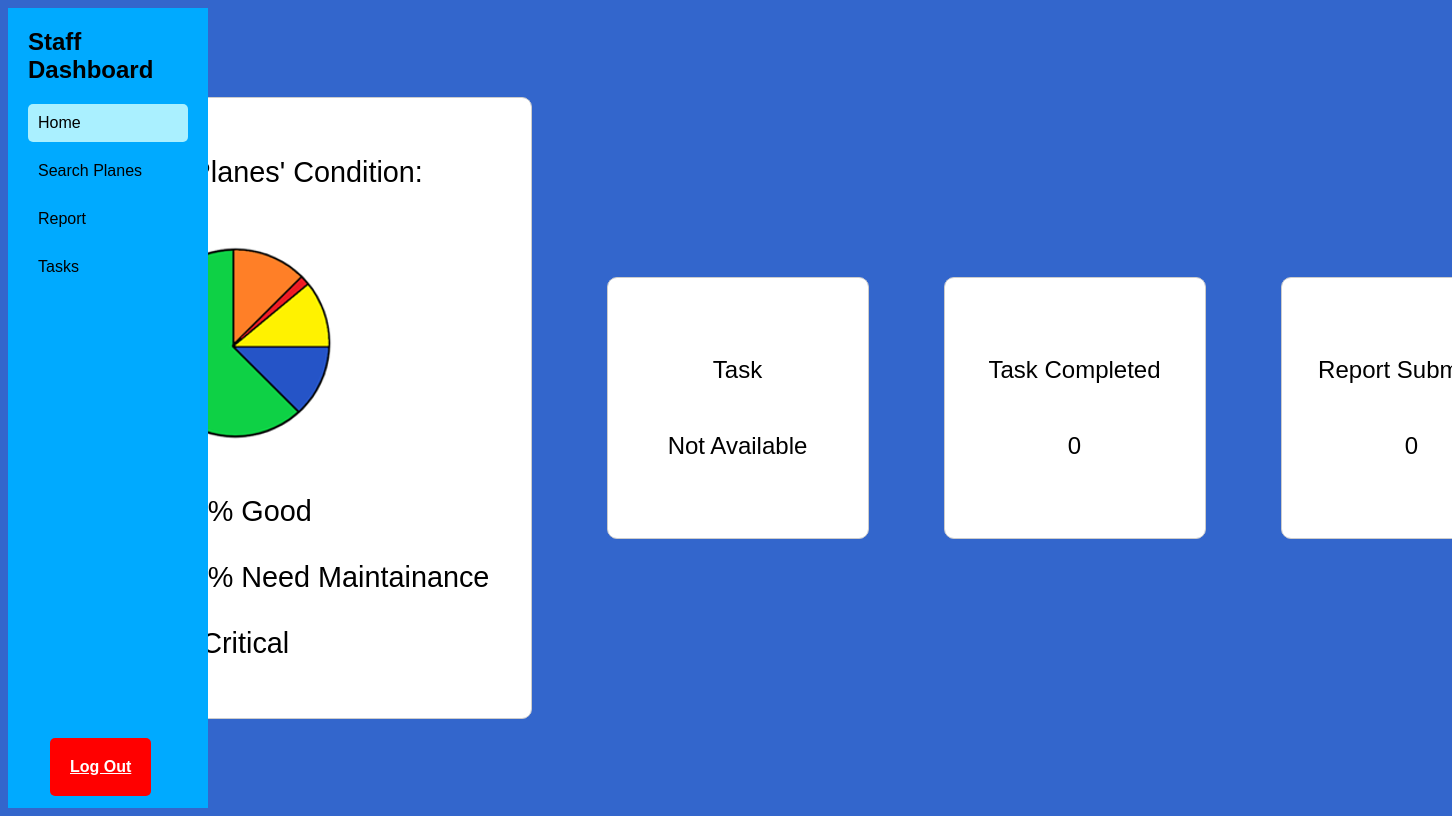
Page /staff/staff.php (signed in) on the earlier database version.
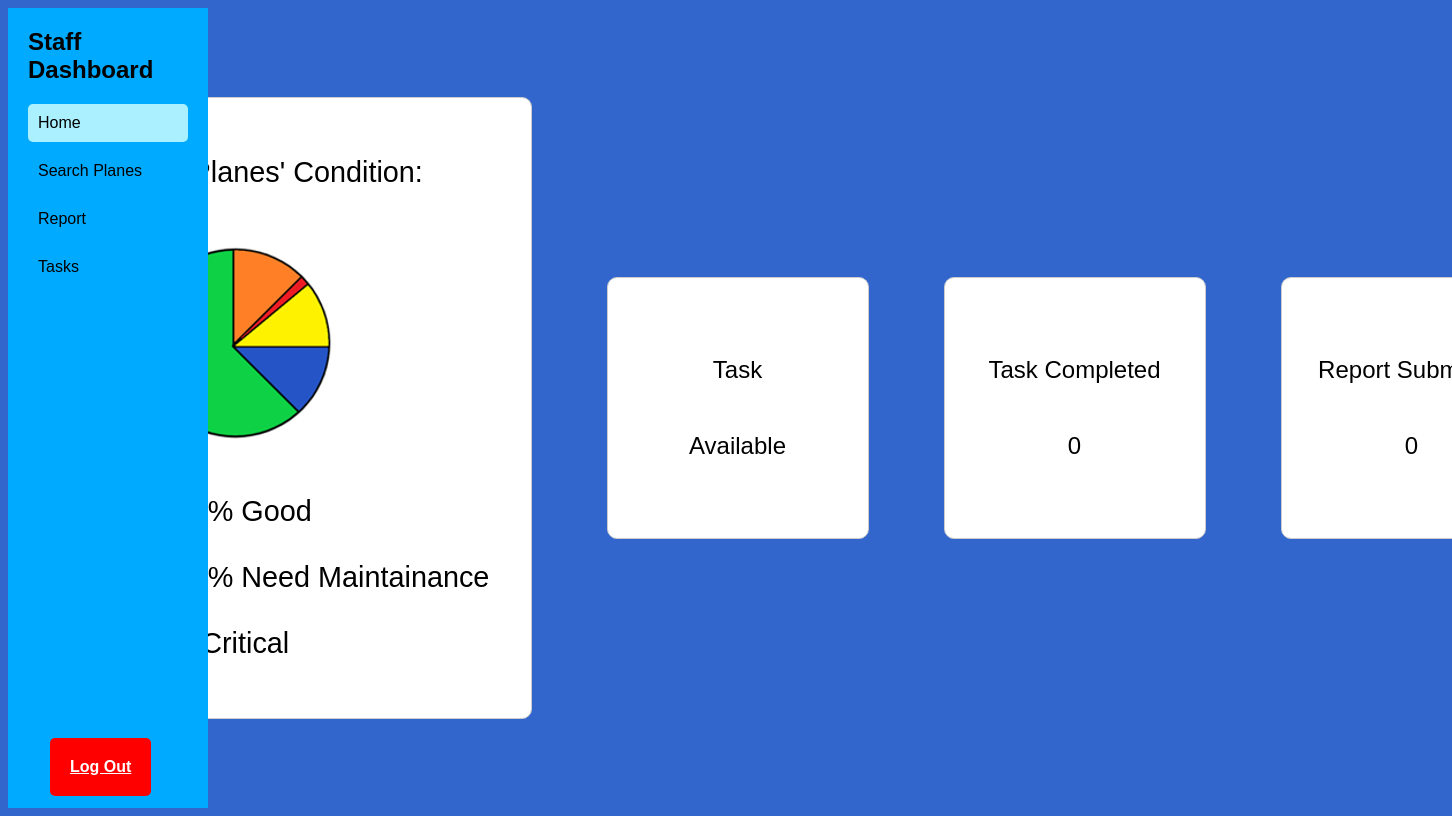
Same page on the later database version.
### tables this page shows
CREATE TABLE `task` (
  `TaskID` int(11) NOT NULL,
  `TargetPlane` varchar(255) DEFAULT NULL,
  `Fuel` int(11) DEFAULT NULL,
  `tire1` enum('Good','Medicore','Bad') DEFAULT NULL,
  `tire2` enum('Good','Medicore','Bad') DEFAULT NULL,
  `tire3` enum('Good','Medicore','Bad') DEFAULT NULL,
  `tire4` enum('Good','Medicore','Bad') DEFAULT NULL,
  `tire5` enum('Good','Medicore','Bad') DEFAULT NULL,
  `tire6` enum('Good','Medicore','Bad') DEFAULT NULL,
  `motor` enum('Good','Medicore','Bad') DEFAULT NULL,
  `state` enum('Good','Medicore','Bad') DEFAULT NULL,
  `taskStatus` enum('on hold','approved','Completed','rejected') DEFAULT NULL,
  `comments` varchar(255) NOT NULL,
  `reporter` varchar(255) NOT NULL,
  `neededWorkers` int(11) NOT NULL DEFAULT 0
);

### database.php (called while the page is built, shortened)
<?php
function getCurrentUser(){
    return $_SESSION['currentUser'];
}
?>

### staff/staff.php (the view, shortened to what this page needs)
<?php
include("../database.php");
$task = mysqli_query($conn, "SELECT taskID FROM taskstaff WHERE staffUserID =" . getCurrentUser());
$completion = mysqli_query($conn, "SELECT completion FROM `users` WHERE userID =" . getCurrentUser());
$taskAvailable = "Not Available";
$taskCompleted = 0;
$reports = 0;
while ($row = mysqli_fetch_assoc($task)){
        $details = mysqli_query($conn, "SELECT taskStatus  FROM task WHERE taskID =" . $row['taskID']);
        while ($row2 = mysqli_fetch_assoc($details)){
            if($row2['taskStatus'] == 'approved'){
                $taskAvailable = "Available";
            }
        }
    }
    $reporter = mysqli_query($conn,
    "SELECT COUNT(*) AS rowCount
        FROM task
        WHERE reporter = ". getCurrentUser() ."
    ");
    while ($row = mysqli_fetch_assoc($reporter)){
        $reports = $row['rowCount'];
    }
    while ($row = mysqli_fetch_assoc($completion)){
        $taskCompleted = $row['completion'];
    }
?>
<!DOCTYPE html>
<html lang="en">
<head>
    <link rel="stylesheet" href="../style.css">
</head>
<body>
<div class="sidebar">
        <h1>Staff Dashboard</h1>
        <a href="#" class="home">Home</a>
        <a href="searchPlanes.php">Search Planes</a>
        <a href="report.php">Report</a>
        <a href="tasks.php">Tasks</a>
    </div>
    <div class="main-content">
        <div class="container">
        <?php
        include '../python/pie.php'
        ?>
            <div class="card">
                <p>Task</p>
                <p><?php echo $taskAvailable; ?></p>
            </div>
            <div class="card">
                <p>Task Completed</p>
                <p><?php echo $taskCompleted; ?></p>
            </div>
            <div class="card">
                <p>Report Submitted</p>
                <p><?php echo $reports; ?></p>
            </div>
        </div>
    </div>
    <a href="../index.php" class="logout">Log Out</a>
</body>
</html>

Differences in the rows shown:
added task: taskStatus "Available"
Other differences:
$taskAvailable: "Not Available" → (not shown)
